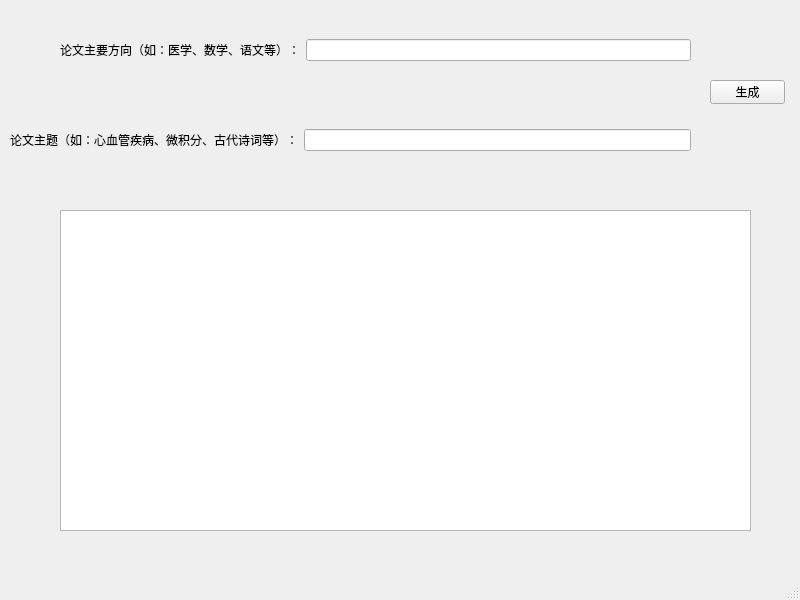
<?xml version="1.0" encoding="UTF-8"?>
<ui version="4.0">
 <class>MainWindow</class>
 <widget class="QMainWindow" name="MainWindow">
  <property name="geometry">
   <rect>
    <x>0</x>
    <y>0</y>
    <width>800</width>
    <height>600</height>
   </rect>
  </property>
  <property name="windowTitle">
   <string>MainWindow</string>
  </property>
  <widget class="QWidget" name="centralwidget">
   <widget class="QWidget" name="horizontalLayoutWidget">
    <property name="geometry">
     <rect>
      <x>60</x>
      <y>10</y>
      <width>631</width>
      <height>80</height>
     </rect>
    </property>
    <layout class="QHBoxLayout" name="horizontalLayout">
     <item>
      <widget class="QLabel" name="label">
       <property name="text">
        <string>论文主要方向（如：医学、数学、语文等）：</string>
       </property>
      </widget>
     </item>
     <item>
      <widget class="QLineEdit" name="lineEdit_1"/>
     </item>
    </layout>
   </widget>
   <widget class="QWidget" name="horizontalLayoutWidget_2">
    <property name="geometry">
     <rect>
      <x>10</x>
      <y>100</y>
      <width>681</width>
      <height>80</height>
     </rect>
    </property>
    <layout class="QHBoxLayout" name="horizontalLayout_2">
     <item>
      <widget class="QLabel" name="label_2">
       <property name="text">
        <string>论文主题（如：心血管疾病、微积分、古代诗词等）：</string>
       </property>
      </widget>
     </item>
     <item>
      <widget class="QLineEdit" name="lineEdit_2"/>
     </item>
    </layout>
   </widget>
   <widget class="QTextEdit" name="textEdit">
    <property name="geometry">
     <rect>
      <x>60</x>
      <y>210</y>
      <width>691</width>
      <height>321</height>
     </rect>
    </property>
   </widget>
   <widget class="QPushButton" name="pushButton">
    <property name="geometry">
     <rect>
      <x>710</x>
      <y>80</y>
      <width>75</width>
      <height>24</height>
     </rect>
    </property>
    <property name="text">
     <string>生成</string>
    </property>
   </widget>
  </widget>
  <widget class="QMenuBar" name="menubar">
   <property name="geometry">
    <rect>
     <x>0</x>
     <y>0</y>
     <width>800</width>
     <height>22</height>
    </rect>
   </property>
  </widget>
  <widget class="QStatusBar" name="statusbar"/>
 </widget>
 <resources/>
 <connections/>
</ui>
